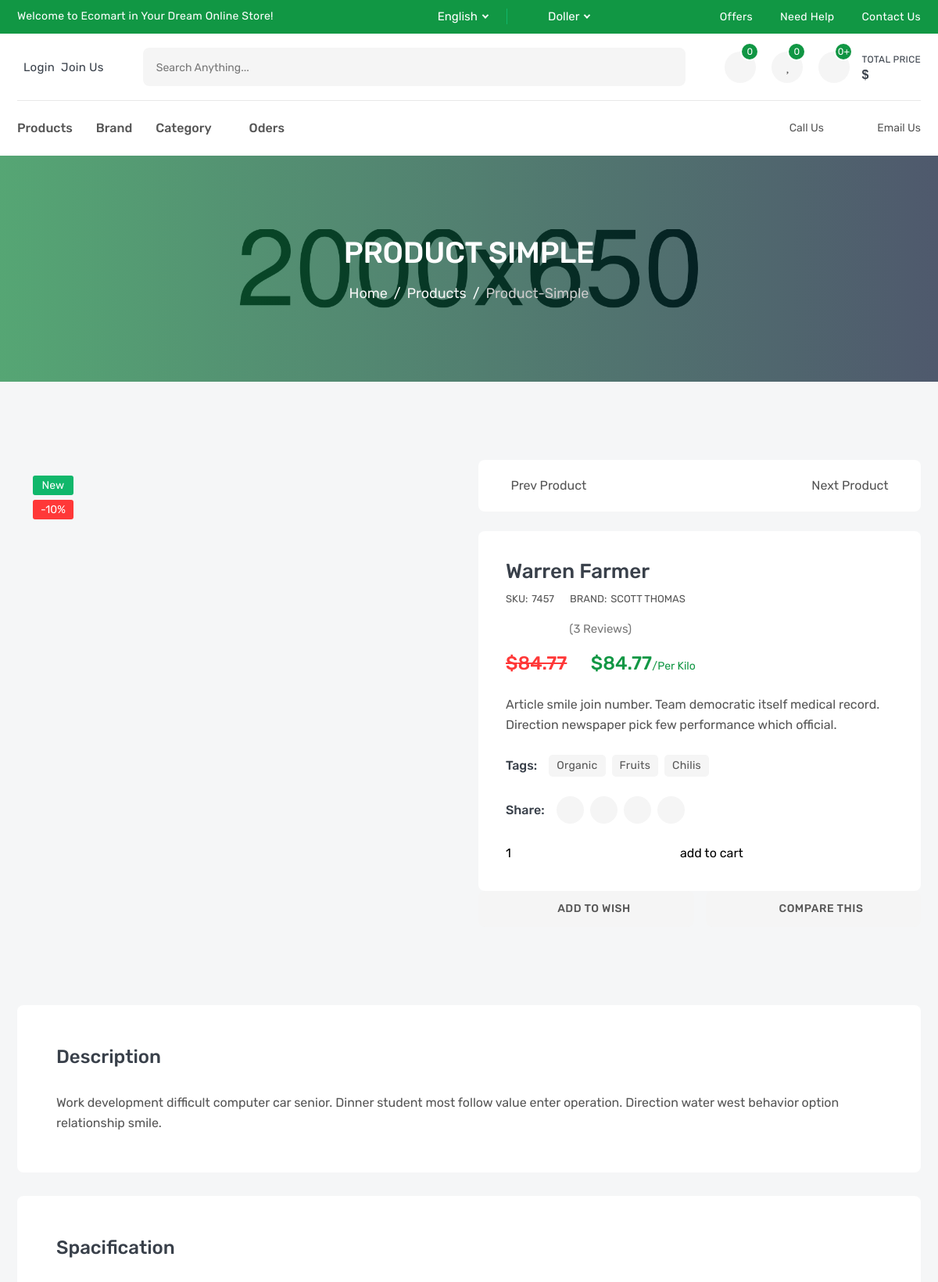
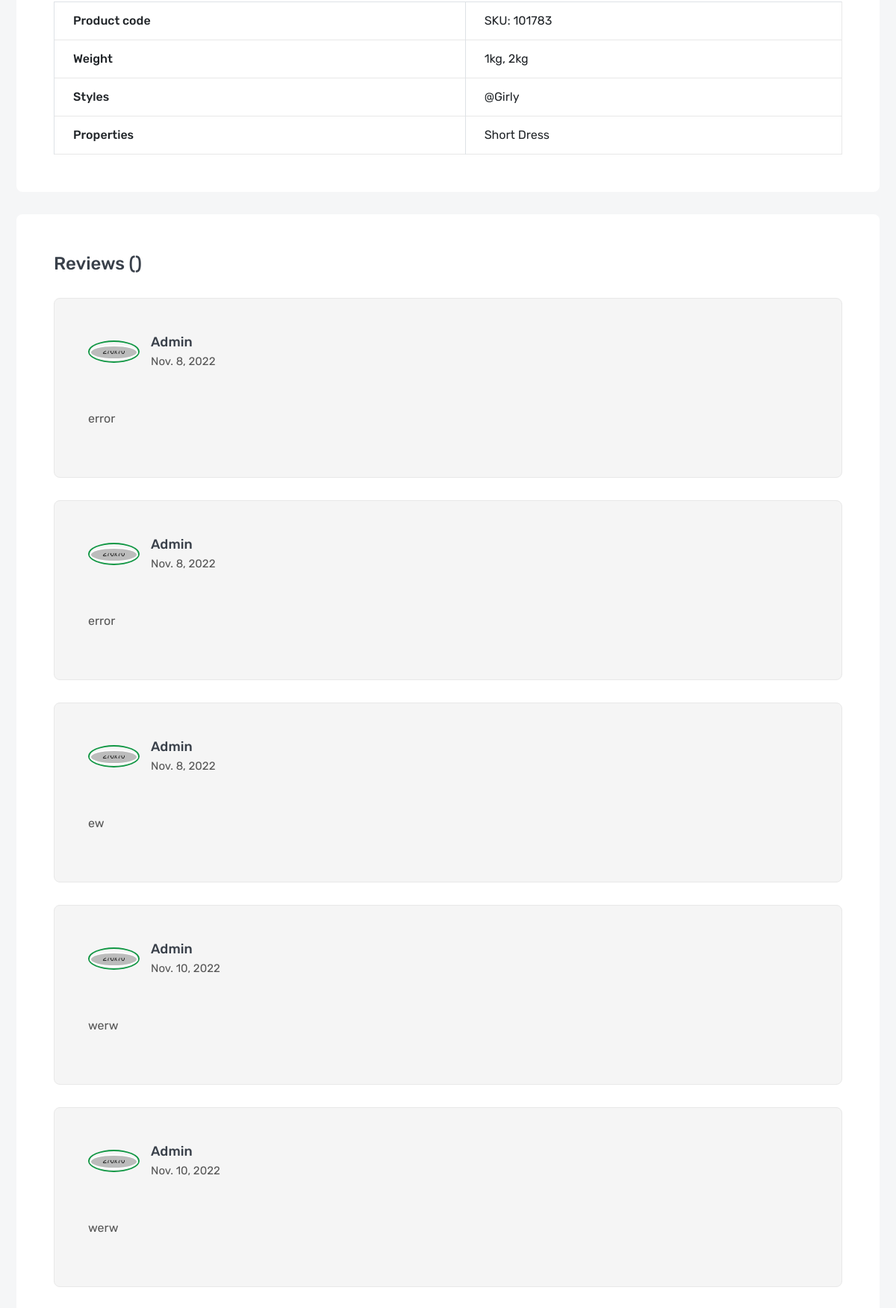
Screenshot of /shop/2 (upper part) with the database file from the repository (2 pictures, top to bottom).
### products/models.py (models this page shows, shortened)
class Products(models.Model):
    name = models.CharField(_('Name') , max_length=100)
    sku = models.IntegerField(_('SKU'))
    price = models.FloatField(_('Price'))
    image = models.ImageField(upload_to = 'proudcts')
    brand = models.ForeignKey('Brand' , on_delete= models.SET_NULL  , null=True , blank= True , verbose_name= _('Brand') , related_name='brand_product')
    rate = models.IntegerField(_('Rate'))
    dec = models.TextField(_('dec') , max_length=300)
    subtitle = models.CharField(_('subtitle') , max_length=150)
    tags = TaggableManager()
    flags = models.CharField( _('Flags'), max_length=10 , choices= PRODECT_FLAG ,)
    catgory = models.ForeignKey('Catgory' , on_delete= models.SET_NULL , null= True , blank= True , related_name='Catgory_prodcut', verbose_name=_('Catgory'))
    video_url = models.URLField(_('video_url'), null=True , blank=True)
    def __str__(self) -> str:
        return self.name

class Brand(models.Model):
    name = models.CharField( _('Brand_name'),max_length=50)
    image = models.ImageField(_('Brand_images') , upload_to = 'Brand')
    def __str__(self) -> str:
        return self.name

class Reviw(models.Model):
    user = models.ForeignKey(User , on_delete= models.SET_NULL , null=True , blank=True , verbose_name= _('user'))
    products = models.ForeignKey(Products , related_name = 'Proudct_Review' , on_delete=models.SET_NULL , null=True , blank= True,verbose_name=_('product' ))
    commnt = models.CharField(_('commnet') ,max_length=300)
    rate = models.IntegerField(_('Rate'))
    create_at = models.DateField(default=timezone.now, verbose_name=_('create_at'))

### accounts/models.py (models this page shows, shortened)
class Proflie(models.Model):
    user = models.OneToOneField(User , on_delete= models.CASCADE , related_name='user_Proflie')
    image = models.ImageField(upload_to = 'users' )
    code = models.CharField(max_length=10 , default=grente_code)
    code_used = models.BooleanField(default=False)
    active = models.BooleanField(default=False)

### products/views.py (the view)
# urls.py: path('<int:pk>', ProudctDetail.as_view() , name="Detail_list"),
class ProudctDetail(DetailView):
    model = Products
    def get_context_data(self , **kwargs):
        context = super().get_context_data(**kwargs)
        myproducts = self.get_object()
        context['images'] = ProductsImages.objects.filter(products=myproducts)
        context['realated'] = Products.objects.filter(catgory = myproducts.catgory)
        context['review'] = Reviw.objects.filter(products = myproducts)
        return context

### accounts/user_context_proscceor.py (called while the page is built)
def get_user(request):
    if request.user.is_authenticated:
        proflie = Proflie.objects.get(user = request.user)
        return {'user_proflie':proflie}
    else:
        return {}

### oder/cart_context_proscceor.py (called while the page is built)
def user_cart(request):
    if request.user.is_authenticated:
        cart_user,created = Cart.objects.get_or_create(user = request.user , status='inprogecss')
        return {'cart_user':cart_user}
    else:
        return {}

### products/templates/products/products_detail.html (shortened to what this page needs)
{% extends 'base.html' %}
{% load static %}
{% block 'css'%}
<link rel="stylesheet" href="{% static 'css/product-details.css'%}">
{% endblock 'css'%}
{% block 'body' %}
        <section class="single-banner inner-section" style="background: url(images/single-banner.jpg) no-repeat center;">
            <div class="container">
                <h2>product simple</h2>
                <ol class="breadcrumb">
                    <li class="breadcrumb-item"><a href="index.html">Home</a></li>
                    <li class="breadcrumb-item"><a href="{% url 'products:proudct_list' %}">products</a></li>
                    <li class="breadcrumb-item active" aria-current="page">product-simple</li>
                </ol>
            </div>
        </section>
        <section class="inner-section">
            <div class="container">
                <div class="row">
                    <div class="col-lg-6">
                        <div class="details-gallery">
                            <div class="details-label-group">
                                <label class="details-label new">new</label>
                                <label class="details-label off">-10%</label>
                            </div>
                        </div>
                    </div>
                    <div class="col-lg-6">
                        <ul class="product-navigation">
                            <li class="product-nav-prev">
                                <a href="#">
                                    <i class="icofont-arrow-left"></i>
                                    prev product
                                </a>
                            </li>
                            <li class="product-nav-next">
                                <a href="#">
                                    next product
                                    <i class="icofont-arrow-right"></i>
                                </a>
                            </li>
                        </ul>
                        <div class="details-content">
                            <h3 class="details-name"><a href="#">{{products}}</a></h3>
                            <div class="details-meta">
                                <p>SKU:<span>{{products.sku}}</span></p>
                                <p>BRAND:<a href="#">{{products.brand}}</a></p>
                            </div>
                            <div class="details-rating">
                                <i class="active icofont-star"></i>
                                <i class="active icofont-star"></i>
                                <i class="active icofont-star"></i>
                                <i class="active icofont-star"></i>
                                <i class="icofont-star"></i>
                                <a href="#">(3 reviews)</a>
                            </div>
                            <h3 class="details-price">
                                <del>${{products.price}}</del>
                                <span>${{products.price}}<small>/per kilo</small></span>
                            </h3>
                            <p class="details-desc">{{products.subtitle}}</p>
                            <div class="details-list-group">
                                <label class="details-list-title">tags:</label>
                                <ul class="details-tag-list">
                                    <li><a href="#">organic</a></li>
                                    <li><a href="#">fruits</a></li>
                                    <li><a href="#">chilis</a></li>
                                </ul>
                            </div>
                            <div class="details-list-group">
                                <label class="details-list-title">Share:</label>
                                <ul class="details-share-list">
                                    <li><a href="#" class="icofont-facebook" title="Facebook"></a></li>
                                    <li><a href="#" class="icofont-twitter" title="Twitter"></a></li>
                                    <li><a href="#" class="icofont-linkedin" title="Linkedin"></a></li>
                                    <li><a href="#" class="icofont-instagram" title="Instagram"></a></li>
                                </ul>
                            </div>
                                <form action={% url 'oder:add_to_cart' %} method="post">
                                    <input type="number" name="quantity" value="1">
                                    <button type="sumbit">add to cart</button>
                                </form>
                            </div>
                            <div class="details-action-group">
                                <a class="details-wish wish" href="#" title="Add Your Wishlist">
                                    <i class="icofont-heart"></i>
                                    <span>add to wish</span>
                                </a>
                                <a class="details-compare" hr   ef="compare.html" title="Compare This Item">
                                    <i class="fas fa-random"></i>
                                    <span>Compare This</span>
                                </a>
                            </div>
                        </div>
                    </div>
                </div>
        </section>
        <section class="inner-section">
            <div class="container">
                <div class="row">
                    <div class="col-lg-12">
                        <div class="product-details-frame">
                            <h3 class="frame-title">Description</h3>
                            <div class="tab-descrip">
                                <p>{{products.dec}}</p>
                            </div>
                        </div>
                        <div class="product-details-frame">
                            <h3 class="frame-title">Spacification</h3>
                            <table class="table table-bordered">
                                <tbody>
                                    <tr>
                                        <th scope="row">Product code</th>
                                        <td>SKU: 101783</td>
                                    </tr>
                                    <tr>
                                        <th scope="row">Weight</th>
                                        <td>1kg, 2kg</td>
                                    </tr>
                                    <tr>
                                        <th scope="row">Styles</th>
                                        <td>@Girly</td>
                                    </tr>
                                    <tr>
                                        <th scope="row">Properties</th>
                                        <td>Short Dress</td>
                                    </tr>
                                </tbody>
                            </table>
                        </div>
                        <div class="product-details-frame" >
                            <h3 class="frame-title">Reviews ({{reviewC}})</h3>
                            <ul class="review-list" id="reviewdiv">
                             {% include 'include/reviews.html' %}
                            </ul>
                        </div>
                    </div>
                </div>
            </div>
        </section>
{% endblock 'body' %}

### products/templates/include/reviews.html
{% for review in review %}
<li class="review-item">
    <div class="review-media">
        <a class="review-avatar" href="#">
            <img src="{{review.user.user_Proflie.image.url}}" alt="review">
        </a>
        <h5 class="review-meta">
            <a href="#">{{review.user}}</a>
            <span>{{review.create_at}}</span>
        </h5>
    </div>
    <ul class="review-rating">
        <li class="icofont-ui-rating"></li>
        <li class="icofont-ui-rating"></li>
        <li class="icofont-ui-rating"></li>
        <li class="icofont-ui-rating"></li>
        <li class="icofont-ui-rate-blank"></li>
    </ul>
    <p class="review-desc">{{review.commnt}}</p>
</li>
{% endfor %}

### rows the page displays
Products: name "Warren Farmer", sku "7457", brand "SCOTT THOMAS", price "84.77", subtitle "Article smile join number. Team democratic itself medical record. Direction newspaper pick few performance which official.", dec "Work development difficult computer car senior. Dinner student most follow value enter operation. Direction water west behavior option relationship smile."
Reviw: user.user_Proflie.image (picture), user "Admin", create_at "Nov. 8, 2022", commnt "error"
Reviw: user.user_Proflie.image (picture), user "Admin", create_at "Nov. 8, 2022", commnt "error"
Reviw: user.user_Proflie.image (picture), user "Admin", create_at "Nov. 8, 2022", commnt "ew"
Reviw: user.user_Proflie.image (picture), user "Admin", create_at "Nov. 10, 2022", commnt "werw"
Reviw: user.user_Proflie.image (picture), user "Admin", create_at "Nov. 10, 2022", commnt "werw"

### other values shown
{{ cart_user.cart_detail.all|length }} "0"
